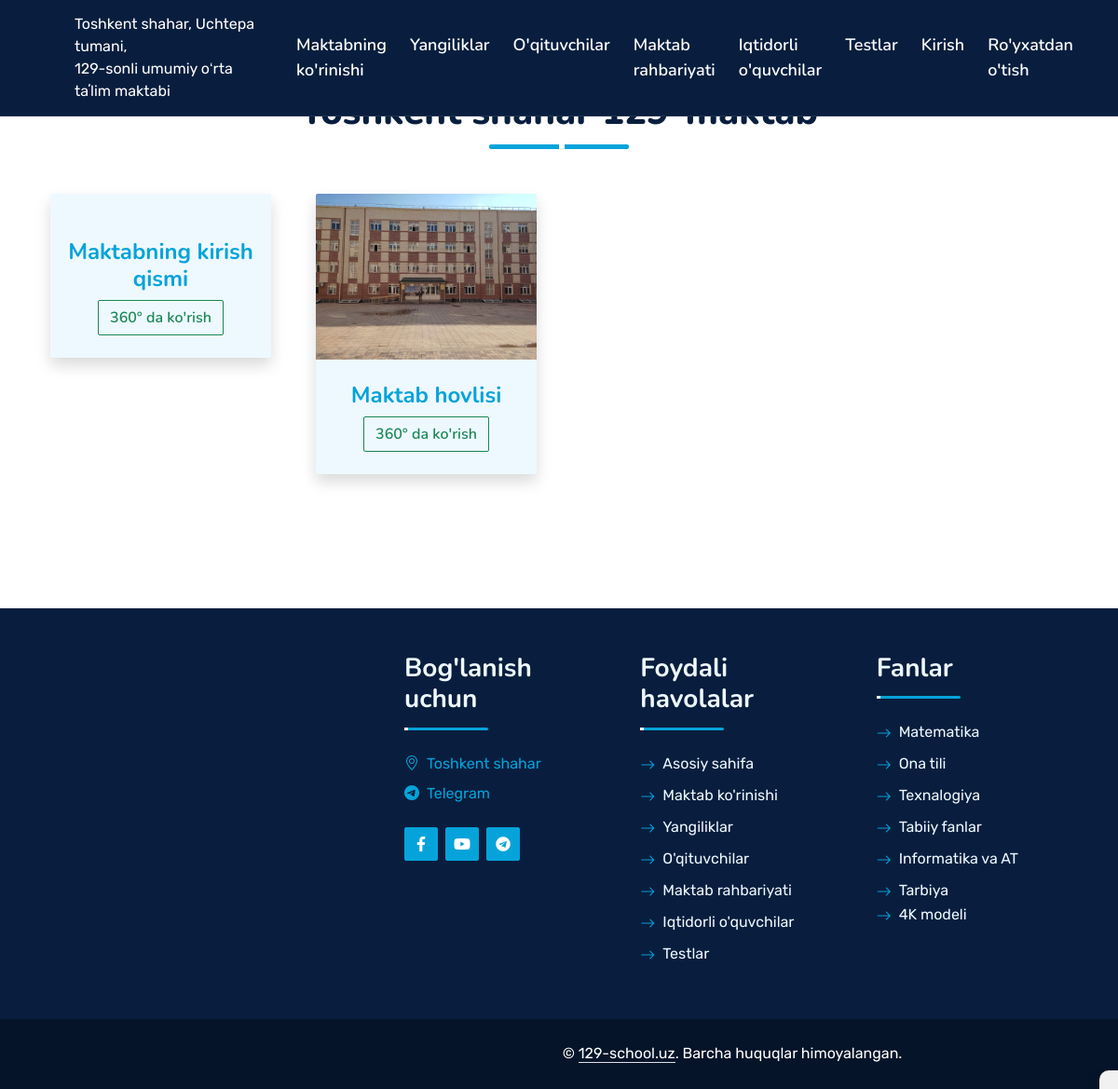
Screenshot of /viewschool/ with the database file from the repository.
### viewschool/models.py (models this page shows, shortened)
class SchoolMap(models.Model):
    title = models.CharField(max_length=50, verbose_name="Joy nomini kiriting: ")
    img_location = models.ImageField(null=False, blank=False, upload_to='images/', verbose_name='Joyning rasmini kiriting')
    url_location = models.URLField(verbose_name='Silkani kiriting')
    class Meta:
        verbose_name = "Maktabning 360° ko'rinishini qo'shish"
        verbose_name_plural = "Maktab ko'rinishi 360 °"

### viewschool/views.py (the view)
# urls.py: path('',ViewSchool.as_view(), name='map'),
class ViewSchool(ListView):
    model = SchoolMap
    template_name = 'shool_map.html'

### templates/shool_map.html (shortened to what this page needs)
{% extends 'base.html' %}
{% block content %}
<div class="shadow"
    style="position: fixed; bottom: 0; right: 0; padding: 10px; background-color: #f1f1f1; border-top-left-radius: 10px; box-shadow: -1px -1px 3px rgba(0, 0, 0, 0.2); text-align: right;">
</div>
<div class="container-fluid py-5 wow fadeInUp" data-wow-delay="0.1s">
    <div class="container py-5">
        <div class="section-title text-center position-relative pb-3 mb-5 mx-auto" style="max-width: 600px;">
            <h1 class="mb-0">Toshkent shahar 129-maktab</h1>
        </div>
        <div class="row g-5">
            {% for i in object_list %}
            <div class="col-lg-3 wow slideInUp" data-wow-delay="0.9s">
                <div class="team-item bg-light rounded overflow-hidden shadow">
                    <div class="team-img position-relative overflow-hidden">
                        <img class="img-fluid w-100" src="{{ i.img_location.url }}" alt="">
                        <div class="team-social">
                        </div>
                    </div>
                    <div class="text-center py-4">
                        <h4 class="text-primary">{{ i.title }}</h4>
                        <a href="{{ i.url_location }}" class="btn btn-outline-success">360° da ko'rish</a>
                    </div>
                </div>
            </div>
            {% endfor %}
        </div>
    </div>
</div>
{% endblock content %}

### static/css/style.css (style rules this page uses)
:root { --primary: #06A3DA; --secondary: #34AD54; --light: #EEF9FF; --dark: #091E3E; }
h1, h2, .fw-bold { font-weight: 800 !important; }
h3, h4, .fw-semi-bold { font-weight: 700 !important; }
.btn { font-family: 'Nunito', sans-serif; font-weight: 600; transition: .5s; }
.section-title::before { position: absolute; content: ""; width: 150px; height: 5px; left: 0; bottom: 0; background: var(--primary); border-radius: 2px; }
.section-title.text-center::before { left: 50%; margin-left: -75px; }
.section-title::after { position: absolute; content: ""; width: 6px; height: 5px; bottom: 0px; background: #FFFFFF; -webkit-animation: section-title-run 5s infinite linear; animation: section-title-run 5s infinite linear; }
.section-title.text-center::after { -webkit-animation: section-title-run-center 5s infinite linear; animation: section-title-run-center 5s infinite linear; }
.team-item { transition: .5s; }
.team-social { position: absolute; width: 100%; height: 100%; top: 0; left: 0; display: flex; align-items: center; justify-content: center; transition: .5s; }
.team-item .team-img img, .blog-item .blog-img img { transition: .5s; }

### rows the page displays
SchoolMap: title "Maktabning kirish qismi"
SchoolMap: img_location (picture), title "Maktab hovlisi"
